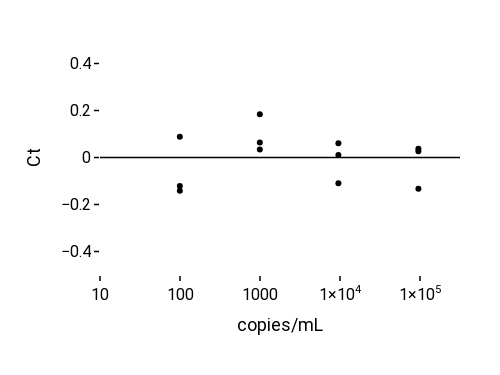

The notebook cell saved with this chart:
### Code cell
import math
import plotly.graph_objects as go

# Specify colour blind safe colours for use in different plots
colors = ['rgba(0,0,0,1)','rgba(230,159,0,1)', 'rgba(86,180,233, 1)', 'rgba(0,158,115,1)', 'rgba(0,114,178,1)', 'rgba(213,94,0, 1)', 'rgba(204,121,167,1)','rgba(0,0,0,1)','rgba(0,0,0,1)']

dfresiduals = dfstandards

# Assign values of the calculated slope and intercept to variables for the equation y = b0 + b1x (SEq 1)
b0 = regmodel.params[0]
b1 = regmodel.params[1]

# Calculate the residuals for each point in the standard curve
dfresiduals['predct'] = np.log10(dfstandards['IU'])*b1 +b0
dfresiduals['residuals'] = dfresiduals['Target 1 Ct'] - dfresiduals['predct']

# Add a new column to the dataframe with logged values of the IU
dfresiduals['logIU'] = np.log10(dfresiduals['IU'])

# Create a scatter plot of the residuals
trace = []
trace.append(go.Scatter(x=dfresiduals['IU'], y=dfresiduals['residuals'], name = 'Ct', mode='markers', marker = dict(color =colors[0])))

layoutresiduals=go.Layout(font={'family':'Roboto'},
                     paper_bgcolor='rgba(255,255,255,1)',
                     plot_bgcolor='rgba(255,255,255,1)',
                     margin=dict(l=100, r=40, t=40, b=100),
                     autosize=False,
                     width=500,
                     height=375,
                     titlefont={'size': 20,
                               'color':'black'},
                     xaxis=dict(title='copies/mL',
                            titlefont = dict(size=18,
                                        color='black'),
                            showticklabels=True,
                            tickangle=0,
                            type="log", range=[1,5.5],
                            tickfont=dict(
                                size=16,
                                color='black'
                                    ),
                            showgrid=False,
                            tickcolor = '#000',
                            tickwidth=1.5,
                            ticks='outside',
                            exponentformat = 'power',
                            tickvals=[10, 100, 1000,10000,100000]
                               ),
                    yaxis=dict(
                        title='Ct',
                        titlefont=dict(
                            size=18,
                            color='black'),
                        showticklabels=True,
                        tickangle=0,
                        tickfont=dict(
                            size=16,
                            color='black'),
                        tickcolor = '#000',
                        zerolinecolor='#000',
                        zerolinewidth=1.5,
                        rangemode='tozero',
                        exponentformat='none',
                        showexponent='all',
                        tickwidth=1.5,
                        ticks='outside',
                        range = [-0.5,0.5]
                            ))

fig= go.Figure(data=trace, layout=layoutresiduals)

fig.update_layout(showlegend=False)
fig.show()

# Write image of residuals to folder, using kaleido
fig.write_image('images/residuals.svg', engine="kaleido",scale=1)

### Figure 1 — Plotly figure (JSON) as saved in the notebook; plotly's stock layout.template omitted (floating-point values rounded to 4 significant figures)
{"data": [{"marker": {"color": "rgba(0,0,0,1)"}, "mode": "markers", "name": "Ct", "type": "scatter", "x": [95500, 95500, 95500, 9550, 9550, 9550, 995, 995, 995, 99.5, 99.5, 99.5], "y": [-0.1332, 0.02675, 0.03675, -0.1092, 0.06077, 0.01077, 0.06423, 0.03423, 0.1842, 0.08825, -0.1418, -0.1218]}], "layout": {"autosize": false, "font": {"family": "Roboto"}, "height": 375, "margin": {"b": 100, "l": 100, "r": 40, "t": 40}, "paper_bgcolor": "rgba(255,255,255,1)", "plot_bgcolor": "rgba(255,255,255,1)", "showlegend": false, "title": {"font": {"color": "black", "size": 20}}, "width": 500, "xaxis": {"exponentformat": "power", "range": [1, 5.5], "showgrid": false, "showticklabels": true, "tickangle": 0, "tickcolor": "#000", "tickfont": {"color": "black", "size": 16}, "ticks": "outside", "tickvals": [10, 100, 1000, 10000, 100000], "tickwidth": 1.5, "title": {"font": {"color": "black", "size": 18}, "text": "copies/mL"}, "type": "log"}, "yaxis": {"exponentformat": "none", "range": [-0.5, 0.5], "rangemode": "tozero", "showexponent": "all", "showticklabels": true, "tickangle": 0, "tickcolor": "#000", "tickfont": {"color": "black", "size": 16}, "ticks": "outside", "tickwidth": 1.5, "title": {"font": {"color": "black", "size": 18}, "text": "Ct"}, "zerolinecolor": "#000", "zerolinewidth": 1.5}}}
